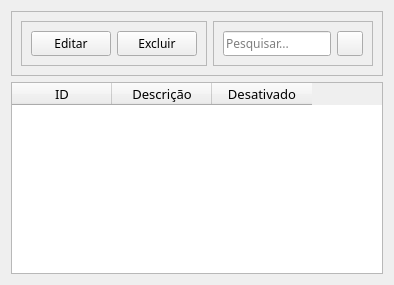
               <widget class="QWidget" name="aba1_listaTiposAtendimento">
                <attribute name="icon">
                 <iconset resource="assets.qrc">
                  <normaloff>:/assets/icons/lista_white.svg</normaloff>:/assets/icons/lista_white.svg</iconset>
                </attribute>
                <attribute name="title">
                 <string>Lista</string>
                </attribute>
                <layout class="QVBoxLayout" name="verticalLayout_27">
                 <item>
                  <widget class="QFrame" name="frame1_listaTiposAtendimento">
                   <property name="frameShape">
                    <enum>QFrame::StyledPanel</enum>
                   </property>
                   <property name="frameShadow">
                    <enum>QFrame::Raised</enum>
                   </property>
                   <layout class="QHBoxLayout" name="horizontalLayout_15">
                    <item>
                     <widget class="QFrame" name="frame1_btnTiposAtendimento">
                      <property name="frameShape">
                       <enum>QFrame::StyledPanel</enum>
                      </property>
                      <property name="frameShadow">
                       <enum>QFrame::Raised</enum>
                      </property>
                      <layout class="QHBoxLayout" name="horizontalLayout_18">
                       <item>
                        <widget class="QPushButton" name="btn1_editarTiposAtendimento">
                         <property name="font">
                          <font>
                           <family>Poppins</family>
                          </font>
                         </property>
                         <property name="text">
                          <string>Editar</string>
                         </property>
                         <property name="icon">
                          <iconset resource="assets.qrc">
                           <normaloff>:/assets/icons/edit.svg</normaloff>:/assets/icons/edit.svg</iconset>
                         </property>
                         <property name="iconSize">
                          <size>
                           <width>18</width>
                           <height>18</height>
                          </size>
                         </property>
                        </widget>
                       </item>
                       <item>
                        <widget class="QPushButton" name="btn2_excluirTiposAtendimento">
                         <property name="font">
                          <font>
                           <family>Poppins</family>
                          </font>
                         </property>
                         <property name="text">
                          <string>Excluir</string>
                         </property>
                         <property name="icon">
                          <iconset resource="assets.qrc">
                           <normaloff>:/assets/icons/lixeira.svg</normaloff>:/assets/icons/lixeira.svg</iconset>
                         </property>
                         <property name="iconSize">
                          <size>
                           <width>18</width>
                           <height>18</height>
                          </size>
                         </property>
                        </widget>
                       </item>
                      </layout>
                     </widget>
                    </item>
                    <item>
                     <widget class="QFrame" name="frame2_pesquisaTiposAtendimento">
                      <property name="frameShape">
                       <enum>QFrame::StyledPanel</enum>
                      </property>
                      <property name="frameShadow">
                       <enum>QFrame::Raised</enum>
                      </property>
                      <layout class="QHBoxLayout" name="horizontalLayout_19">
                       <item>
                        <widget class="QLineEdit" name="barLine_pesquisaTiposAtendimento">
                         <property name="font">
                          <font>
                           <family>Poppins</family>
                          </font>
                         </property>
                         <property name="placeholderText">
                          <string>Pesquisar...</string>
                         </property>
                        </widget>
                       </item>
                       <item>
                        <widget class="QToolButton" name="btn_pesquisaTiposAtendimento">
                         <property name="text">
                          <string/>
                         </property>
                         <property name="icon">
                          <iconset resource="assets.qrc">
                           <normaloff>:/assets/icons/search.svg</normaloff>:/assets/icons/search.svg</iconset>
                         </property>
                         <property name="iconSize">
                          <size>
                           <width>18</width>
                           <height>18</height>
                          </size>
                         </property>
                        </widget>
                       </item>
                      </layout>
                     </widget>
                    </item>
                   </layout>
                  </widget>
                 </item>
                 <item>
                  <widget class="QTableWidget" name="tabela_tiposAtendimento">
                   <property name="font">
                    <font>
                     <family>Poppins</family>
                     <pointsize>10</pointsize>
                    </font>
                   </property>
                   <property name="editTriggers">
                    <set>QAbstractItemView::NoEditTriggers</set>
                   </property>
                   <property name="showDropIndicator" stdset="0">
                    <bool>false</bool>
                   </property>
                   <property name="dragDropOverwriteMode">
                    <bool>false</bool>
                   </property>
                   <property name="alternatingRowColors">
                    <bool>true</bool>
                   </property>
                   <property name="selectionBehavior">
                    <enum>QAbstractItemView::SelectRows</enum>
                   </property>
                   <property name="sortingEnabled">
                    <bool>true</bool>
                   </property>
                   <column>
                    <property name="text">
                     <string>ID</string>
                    </property>
                    <property name="font">
                     <font>
                      <family>Poppins</family>
                      <pointsize>10</pointsize>
                     </font>
                    </property>
                   </column>
                   <column>
                    <property name="text">
                     <string>Descrição</string>
                    </property>
                    <property name="font">
                     <font>
                      <family>Poppins</family>
                      <pointsize>10</pointsize>
                     </font>
                    </property>
                   </column>
                   <column>
                    <property name="text">
                     <string>Desativado</string>
                    </property>
                    <property name="font">
                     <font>
                      <family>Poppins</family>
                      <pointsize>10</pointsize>
                     </font>
                    </property>
                   </column>
                  </widget>
                 </item>
                </layout>
               </widget>
